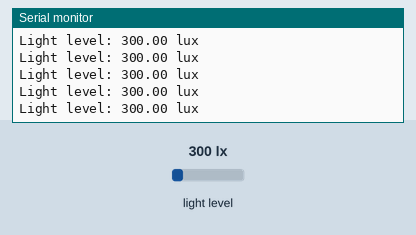
The sketch below on a simulated Arduino Uno, built for the host (arithmetic inside an expression is 32-bit, double 64-bit). On the bench: the last lines printed to the serial monitor. Inputs (shaded band) come from the test bench; at power-on: light level 300 lx.

Above: at 1.2 s.
1.3 s: light level set to 40 lx
At 1.32 s:
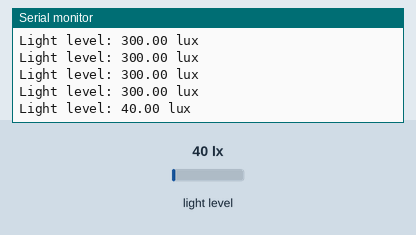
2.8 s: light level set to 500 lx
At 2.83 s:
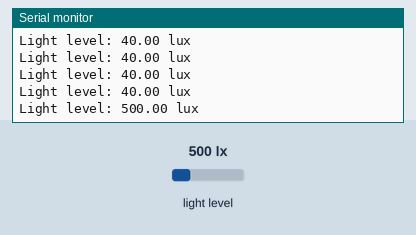
Timing chart, 0 to 5.8 s (numbered marks = the images above; inputs shaded):
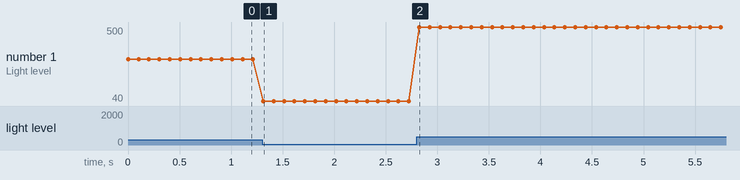

The sketch:

sanityCheckLightSensor.ino
```cpp
#include <hp_BH1750.h>

hp_BH1750 lightSensor;

void setup()
{
  Serial.begin(9600);

  int flagLightSensor = lightSensor.begin(BH1750_TO_GROUND);
  if (flagLightSensor)
  {
    Serial.println("Light sensor initialized OK");
  }
  else
  {
    Serial.println("Light sensor failed to initialize");
  }

  lightSensor.calibrateTiming();
}

void loop()
{
  lightSensor.start();   //start a measurement

  // getLux() method is blocking
  // For non-blocking behaviour, use the hasValue() method before the getLux() method
  while (lightSensor.hasValue() == false)
  {
    Serial.print("Light measurement not ready");
    Serial.println();
    delay(100);
  }

  float lux = lightSensor.getLux();

  Serial.print("Light level: ");
  Serial.print(lux);
  Serial.print(" lux");
  Serial.println();

  delay(100);
}
```

Measured:
- after the input at 1.3 s, the serial monitor: prints a new line at once (image 1)
- after the input at 2.8 s, the serial monitor: prints a new line at once (image 2)
- plotted number 1: 300 → 40 after the input at 1.3 s, 40 → 500 after the input at 2.8 s
